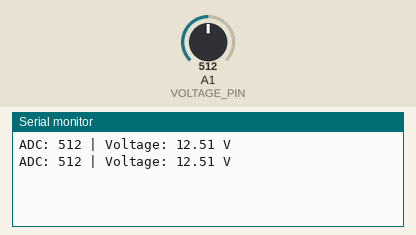
Bench run of a sketch on a simulated Arduino Uno, built with avr-gcc and run on an emulated ATmega328P. Parts: the last lines printed to the serial monitor. The inputs (shaded band) are chosen by the test bench; at power-on: A1 (VOLTAGE_PIN) = 512.

Above: at 1.8 s.
1.9 s: A1 (VOLTAGE_PIN) set to 716
At 2.6 s:
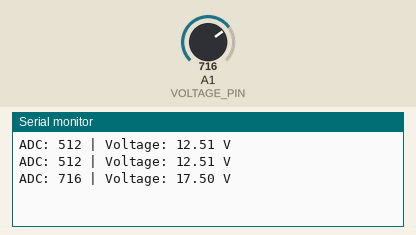
3.4 s: A1 (VOLTAGE_PIN) set to 900
At 4.8 s:
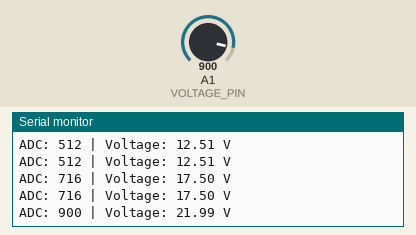
Timing chart, 0 to 6.4 s (numbered marks = the images above; inputs shaded):
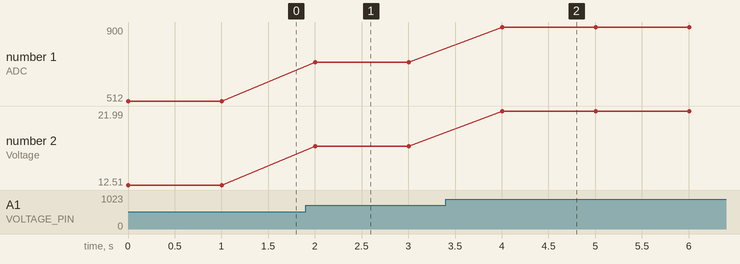

The sketch:

VoltageSensor.ino
```cpp
#define VOLTAGE_PIN A1

void setup() {
  Serial.begin(9600);
}

void loop() {
  int sensorValue = analogRead(VOLTAGE_PIN);

  // UNO R4 WiFi default ADC reading
  float pinVoltage = sensorValue * (5.0 / 1023.0);

  // 0-25V sensor uses approx. 5:1 voltage divider
  float inputVoltage = pinVoltage * 5.0;

  Serial.print("ADC: ");
  Serial.print(sensorValue);

  Serial.print(" | Voltage: ");
  Serial.print(inputVoltage, 2);
  Serial.println(" V");

  delay(1000);
}
```

Measured:
- after the input at 1.9 s, the serial monitor: prints a new line after 0.10 s (image 1)
- after the input at 3.4 s, the serial monitor: prints a new line after 0.60 s (image 2)
- plotted number 1: 512 → 716 after the input at 1.9 s, 716 → 900 after the input at 3.4 s
- plotted number 2: 12.51 → 17.5 after the input at 1.9 s, 17.5 → 21.99 after the input at 3.4 s
